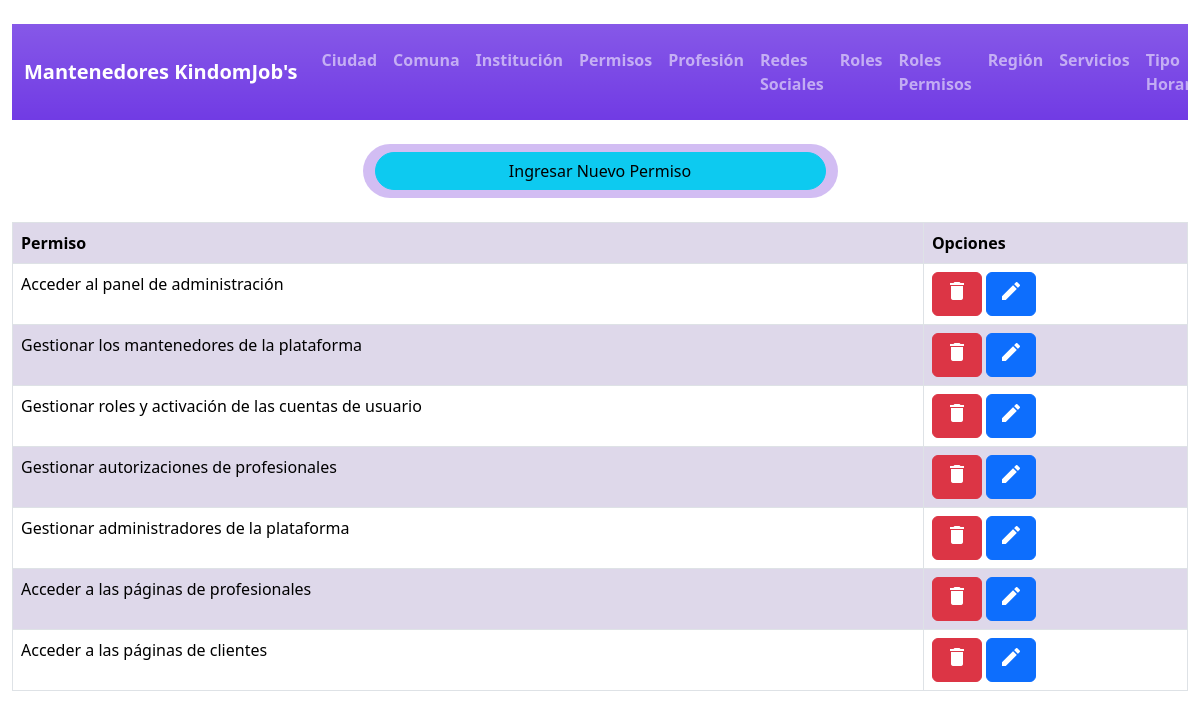
Before: /admin/mantenedor_permiso/index_permiso.php with the older database file.
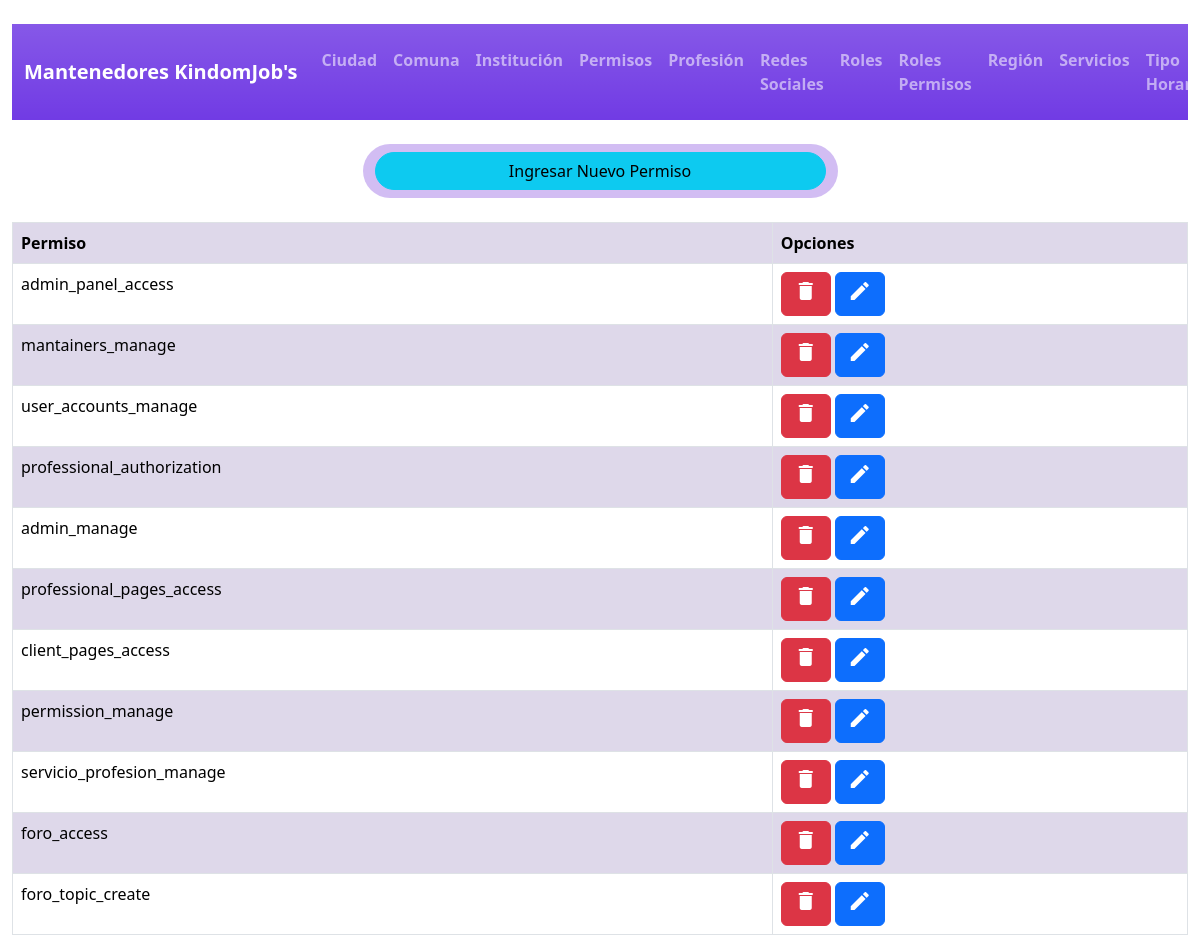
After: the same page with the newer database file.
### tables this page shows
CREATE TABLE `permiso` (
  `id_permiso` int(11) NOT NULL,
  `nombre_permiso` varchar(50) NOT NULL,
  `descripcion_permiso` varchar(255) NOT NULL
);

### admin/mantenedor_permiso/index_permiso.php (the view, shortened to what this page needs)
<?php
    require('..\conexion.php');
?>
<!DOCTYPE html>
<html lang="es">
<head>
    <link rel="stylesheet" href="../estilos.css">
    <link href="https://cdn.jsdelivr.net/npm/bootstrap@5.3.3/dist/css/bootstrap.min.css" rel="stylesheet"
>
</head>
<body>
    <div class="container-fluid contenedorcompleto py-4">
    <nav class="navbar navbar-expand-lg bg-gradient bg-opacity-50" data-bs-theme="dark" style="background-color: rgb(113, 59, 228);">
            <div class="container-fluid mt-2 mb-2">
                <a class="navbar-brand" href="../index.php"><b>Mantenedores KindomJob's</b></a>
                <div class="collapse navbar-collapse" id="navbarNav">
                    <ul class="navbar-nav">
                        <li class="nav-item">
                            <a class="nav-link" href="../mantenedor_ciudad/index_ciudad.php"><b>Ciudad</b></a>
                        </li>
                        <li class="nav-item">
                            <a class="nav-link" href="../mantenedor_comuna/index_comuna.php"><b>Comuna</b></a>
                        </li>
                        <li class="nav-item">
                            <a class="nav-link" href="../mantenedor_institucion/index_institucion.php"><b>Institución</b></a>
                        </li>
                        <li class="nav-item">
                            <a class="nav-link" href="../mantenedor_permiso/index_permiso.php"><b>Permisos</b></a>
                        </li>
                        <li class="nav-item">
                            <a class="nav-link" href="../mantenedor_profesion/index_profesion.php"><b>Profesión</b></a>
                        </li>
                        <li class="nav-item">
                            <a class="nav-link" href="../mantenedor_redes_sociales/index_rs.php"><b>Redes Sociales</b></a>
                        </li>
                        <li class="nav-item">
                            <a class="nav-link" href="../mantenedor_roles/index_rol.php"><b>Roles</b></a>
                        </li>
                        <li class="nav-item">
                            <a class="nav-link" href="../mantenedor_roles_permisos/index_rol_permiso.php"><b>Roles Permisos</b></a>
                        </li>
                        <li class="nav-item">
                            <a class="nav-link" href="../mantenedor_region/index_region.php"><b>Región</b></a>
                        </li>
                        <li class="nav-item">
                            <a class="nav-link" href="../mantenedor_servicio/index_servicio.php"><b>Servicios</b></a>
                        </li>
                        <li class="nav-item">
                            <a class="nav-link" href="../mantenedor_tiempohorario/index_th.php"><b>Tipo Horario</b></a>
                        </li>
                    </ul>
                </div>
            </div>
        </nav>
        <br>
        <div class="container text-center">
            <div class="row">
                <div class="col">
                </div>
                <div class="col-6 col-xl-5 col-sm rounded-pill" style="background-color: rgba(115, 52, 216, 0.322);">
                    <div class="d-grid gap-2 py-2">
                            <button type="button" class="btn  btn-info rounded-pill" data-bs-toggle="modal" data-bs-target="#exampleModal">
                                Ingresar Nuevo Permiso
                            </button>
                    </div>
                </div>
                <div class="col">
                </div>
            </div>
        </div>
        <br>
        <table class="table table-striped table-bordered">
            <tr>
                <th>Permiso</th>
                <th>Opciones</th>
            </tr>
            <?php
            $consulta = "SELECT * FROM permiso";
            $resultado = mysqli_query($conexion,$consulta);
            while($row=mysqli_fetch_assoc($resultado)){
                $nombre_consultado = $row["nombre_permiso"];
                $id = $row["id_permiso"];
                echo "<tr>";
                    echo "<td>".$nombre_consultado."</td>";
                    echo"<td><a href='borrar_permiso.php?id_e=$id' class='btn btn-danger' style='color: white; text-decoration: none;'><span class='material-icons'>delete</span></a> <a href='form_edicion_permiso.php?id_e=$id' class='btn btn-primary' style='color: white; text-decoration: none;'><span class='material-icons'>edit</span></a></td>";
                echo"</tr>";
            }
        ?>
        </table>
    </div>
</body>
</html>

Changed rows visible on the page:
changed permiso: nombre_permiso "Acceder al panel de administración" → "admin_panel_access"
changed permiso: nombre_permiso "Gestionar los mantenedores de la plataforma" → "mantainers_manage"
changed permiso: nombre_permiso "Gestionar roles y activación de las cuentas de usuario" → "user_accounts_manage"
changed permiso: nombre_permiso "Gestionar autorizaciones de profesionales" → "professional_authorization"
changed permiso: nombre_permiso "Gestionar administradores de la plataforma" → "admin_manage"
changed permiso: nombre_permiso "Acceder a las páginas de profesionales" → "professional_pages_access"
changed permiso: nombre_permiso "Acceder a las páginas de clientes" → "client_pages_access"
added permiso: nombre_permiso "permission_manage"
added permiso: nombre_permiso "servicio_profesion_manage"
added permiso: nombre_permiso "foro_access"
added permiso: nombre_permiso "foro_topic_create"
